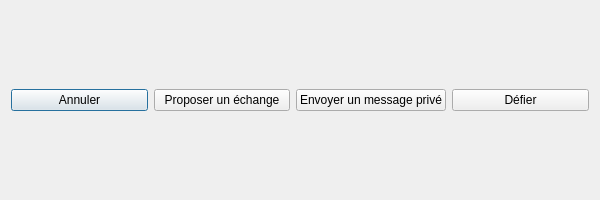
<?xml version="1.0" encoding="UTF-8"?>
<ui version="4.0">
 <class>InterJoueur</class>
 <widget class="QDialog" name="InterJoueur">
  <property name="windowModality">
   <enum>Qt::WindowModal</enum>
  </property>
  <property name="geometry">
   <rect>
    <x>0</x>
    <y>0</y>
    <width>600</width>
    <height>200</height>
   </rect>
  </property>
  <property name="windowTitle">
   <string>Dialog</string>
  </property>
  <property name="sizeGripEnabled">
   <bool>false</bool>
  </property>
  <layout class="QHBoxLayout" name="horizontalLayout">
   <item>
    <widget class="QPushButton" name="bout_annul">
     <property name="text">
      <string>Annuler</string>
     </property>
    </widget>
   </item>
   <item>
    <widget class="QPushButton" name="bout_ech">
     <property name="text">
      <string>Proposer un échange</string>
     </property>
    </widget>
   </item>
   <item>
    <widget class="QPushButton" name="bout_mess">
     <property name="text">
      <string>Envoyer un message privé</string>
     </property>
    </widget>
   </item>
   <item>
    <widget class="QPushButton" name="bout_def">
     <property name="text">
      <string>Défier</string>
     </property>
    </widget>
   </item>
  </layout>
 </widget>
 <resources/>
 <connections/>
</ui>
